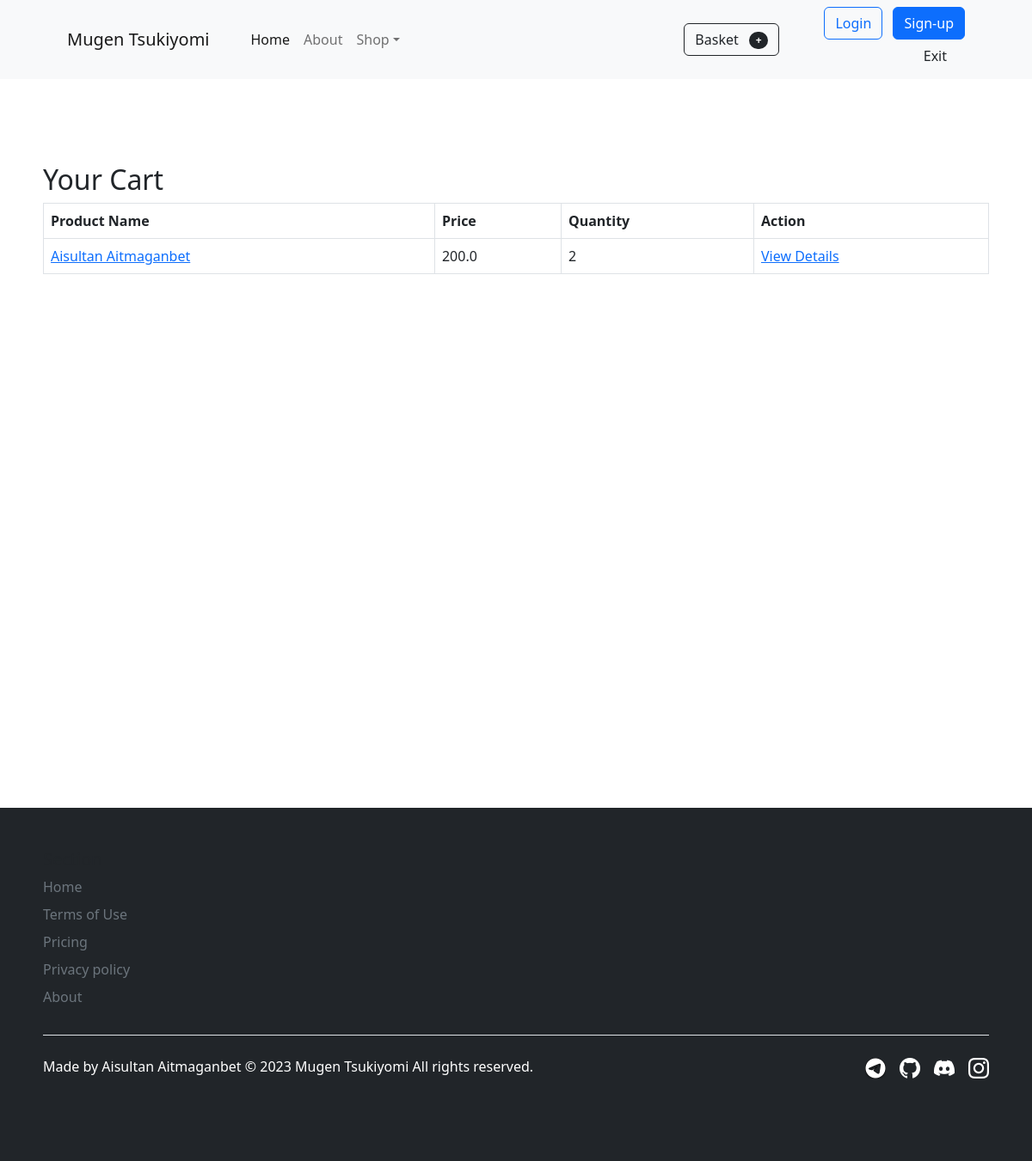
Before: /basket (signed in) with the older database file.
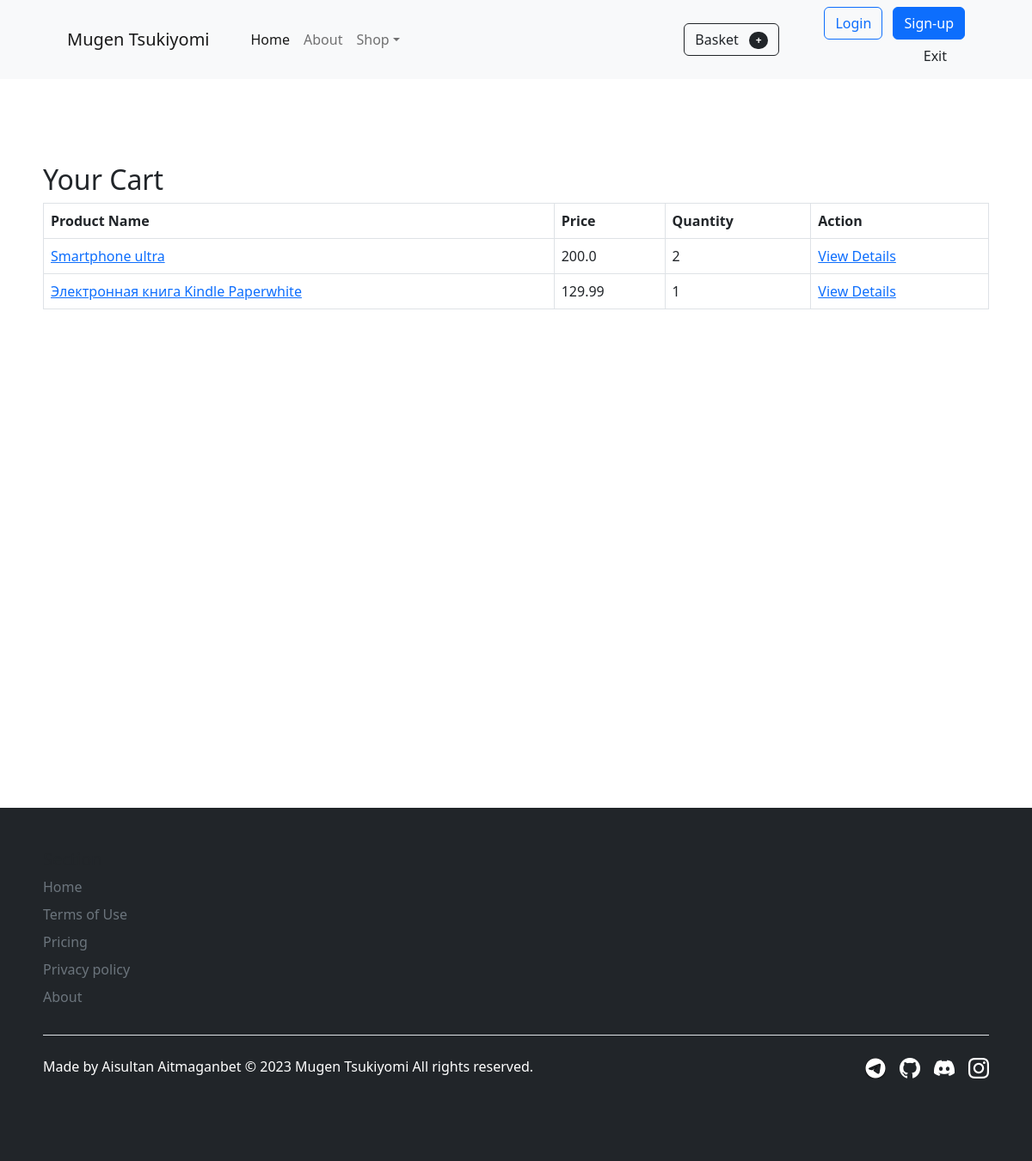
After: the same page with the newer database file.
### main.py (models this page shows)
class Product(db.Model):
    id = db.Column(db.Integer, primary_key=True)
    name = db.Column(db.String(100), nullable=False)
    price = db.Column(db.String(10), nullable=False)
    image = db.Column(db.String(100), nullable=False)
    user_id = db.Column(db.Integer, db.ForeignKey('user.id'), nullable=False)
    description = db.Column(db.String(500), nullable=False)
    location = db.Column(db.String(100), nullable=False)
    contact_person = db.Column(db.String(100), nullable=False)
    email = db.Column(db.String(100), nullable=False)
    phone_number = db.Column(db.String(11), nullable=False)
    category = db.Column(db.String(50), nullable=False)

### main.py (the view)
@app.route('/basket')
def basket():
    if 'user_id' not in session:
        flash('Вы не авторизованы. Пожалуйста, войдите в систему.')
        return redirect(url_for('form_authorization'))
    user_id = session['user_id']
    cart_items = Cart.query.filter_by(user_id=user_id).all()
    cart = []
    for item in cart_items:
        product = item.product
        cart.append({
            'id': item.id,
            'name': product.name if product else 'N/A',
            'price': product.price if product else 'N/A',
            'quantity': item.quantity,
            'product_id': product.id if product else None
        })
    return render_template('basket.html', cart=cart)

### templates/basket.html (shortened to what this page needs)
{% extends "base.html" %}
{% block content %}
  <div class="con-container mt-5">
    <h2>Your Cart</h2>
    {% if cart %}
      <table class="table table-hover table-bordered">
        <thead>
          <tr>
            <th scope="col">Product Name</th>
            <th scope="col">Price</th>
            <th scope="col">Quantity</th>
            <th scope="col">Action</th>
          </tr>
        </thead>
        <tbody>
          {% for item in cart %}
            <tr>
              <td>
                {% if item.product_id %}
                  <a href="{{ url_for('show_product', product_id=item.product_id) }}">{{ item.name }}</a>
                {% else %}
                  N/A
                {% endif %}
              </td>
              <td>{{ item.price }}</td>
              <td>{{ item.quantity }}</td>
              <td>
                {% if item.product_id %}
                  <a href="{{ url_for('show_product', product_id=item.product_id) }}">View Details</a>
                {% else %}
                  N/A
                {% endif %}
              </td>
            </tr>
          {% endfor %}
        </tbody>
      </table>
    {% else %}
      <p>Your cart is empty.</p>
    {% endif %}
  </div>
{% endblock %}

### templates/base.html (shortened to what this page needs)
<!DOCTYPE html>
<html lang="en">
<head>
    <link rel="stylesheet" href="https://cdn.jsdelivr.net/npm/bootstrap@5.2.3/dist/css/bootstrap.min.css">
    <link rel="stylesheet" href="{{ url_for('static', filename='css/flash.css') }}">
<body>
  <nav class="navbar navbar-expand-lg navbar-light bg-light">
            <div class="container px-4 px-lg-5">
                <a class="navbar-brand" href="/">Mugen Tsukiyomi</a>
                <div class="collapse navbar-collapse" id="navbarSupportedContent">
                    <ul class="navbar-nav me-auto mb-2 mb-lg-0 ms-lg-4">
                        <li class="nav-item"><a class="nav-link active" aria-current="page" href="/">Home</a></li>
                        <li class="nav-item"><a class="nav-link" href="/about">About</a></li>
                        <li class="nav-item dropdown">
                            <a class="nav-link dropdown-toggle" id="navbarDropdown" href="#" role="button" data-bs-toggle="dropdown" aria-expanded="false">Shop</a>
                        </li>
                    </ul>
                    <form class="d-flex">
                        <a class="btn btn-outline-dark" href="/basket">Basket
                            <span class="badge bg-dark text-white ms-1 rounded-pill">+</span>
                        </a>
                    </form>
                    <div class="col-md-3 text-end">
                        <a href="/authorization" class="btn btn-outline-primary me-2">Login</a>
                        <a href="/registration" class="btn btn-primary">Sign-up</a>
                        <a href="/logout" class="btn btn-light text-dark me-2">Exit</a>
                   </div>
                </div>
            </div>
        </nav>
<div class="main-content">
        {% block content %}{% endblock %}
</div>
<footer class="py-5 bg-dark" style="padding-left: 50px; padding-right: 50px;">
    <div class="row">
        <div class="col-12">
            <div class="row">
                <div class="col-2">
                    <h5>Section</h5>
                    <ul class="nav flex-column">
                        <li class="nav-item mb-2"><a href="/" class="nav-link p-0 text-muted">Home</a></li>
                        <li class="nav-item mb-2"><a href="/rule" class="nav-link p-0 text-muted">Terms of Use</a></li>
                        <li class="nav-item mb-2"><a href="/catalog" class="nav-link p-0 text-muted">Pricing</a></li>
                        <li class="nav-item mb-2"><a href="/polit" class="nav-link p-0 text-muted">Privacy policy</a></li>
                        <li class="nav-item mb-2"><a href="/about" class="nav-link p-0 text-muted">About</a></li>
                    </ul>
                </div>
            </div>
        </div>
    </div>
    <div class="d-flex justify-content-between py-4 my-4 border-top">
    <p class="m-0 text-center text-white">Made by Aisultan Aitmaganbet © 2023 Mugen Tsukiyomi All rights reserved.</p>
    <ul class="nav col-md-4 justify-content-end list-unstyled d-flex">
        <li class="ms-3">
            <a class="link-dark" href="https://t.me/EXlvl">
                <img src="/static/image/Vector.png" alt="Telegram Icon" width="24" height="24">
            </a>
        </li>
        <li class="ms-3">
            <a class="link-dark" href="https://github.com/Aisultan05/Final">
                <img src="/static/image/Github.png" alt="Github Icon" width="24" height="24">
            </a>
        </li>
        <li class="ms-3">
            <a class="link-dark" href="https://discord.gg/3Fbmsn8M">
                <img src="/static/image/Discord.png" alt="Discord Icon" width="24" height="24">
            </a>
        </li>
        <li class="ms-3">
            <a class="link-dark" href="https://instagram.com/aisultanaitmaganbet?igshid=NGVhN2U2NjQ0Yg==">
                <img src="/static/image/Instagram.png" alt="Instagram Icon" width="24" height="24">
            </a>
        </li>
    </ul>
</div>
</footer>
</body>
</html>

### templates/basket.html (style rules this page uses)
body, html { height: 100%; margin: 0; }
.con-container { min-height: 100vh; padding: 50px; }

Changed rows visible on the page:
changed Product: name "Aisultan Aitmaganbet" → "Smartphone ultra"
now on this page (row unchanged): Product: name "Электронная книга Kindle Paperwhite", price "129.99", quantity "1"
